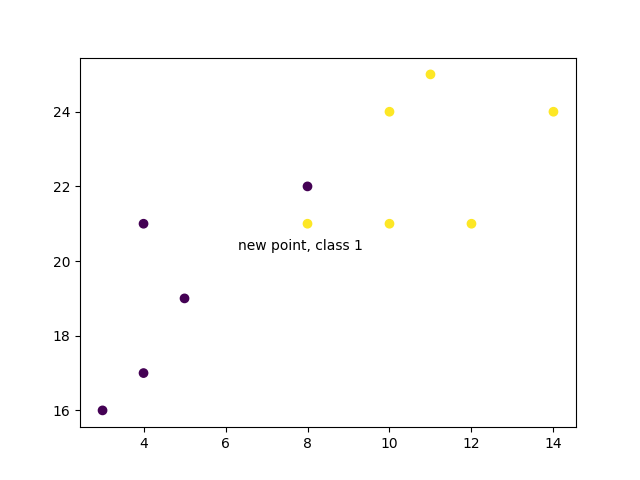

Reproduce this figure in Python.
# W3Schools, Python Machine Learning, K-nearest neighbors
import matplotlib.pyplot as plt
from sklearn.neighbors import KNeighborsClassifier

x = [4, 5, 10, 4, 3, 11, 14 , 8, 10, 12]
y = [21, 19, 24, 17, 16, 25, 24, 22, 21, 21]
classes = [0, 0, 1, 0, 0, 1, 1, 0, 1, 1]

data = list(zip(x, y))
knn = KNeighborsClassifier(n_neighbors=5)

knn.fit(data, classes)

new_x = 8
new_y = 21
new_point = [(new_x, new_y)]

prediction = knn.predict(new_point)

plt.scatter(x + [new_x], y + [new_y], c=classes + [prediction[0]]) 
plt.text(x = new_x - 1.7, y = new_y - 0.7, s = f"new point, class {prediction[0]}")
plt.show()
